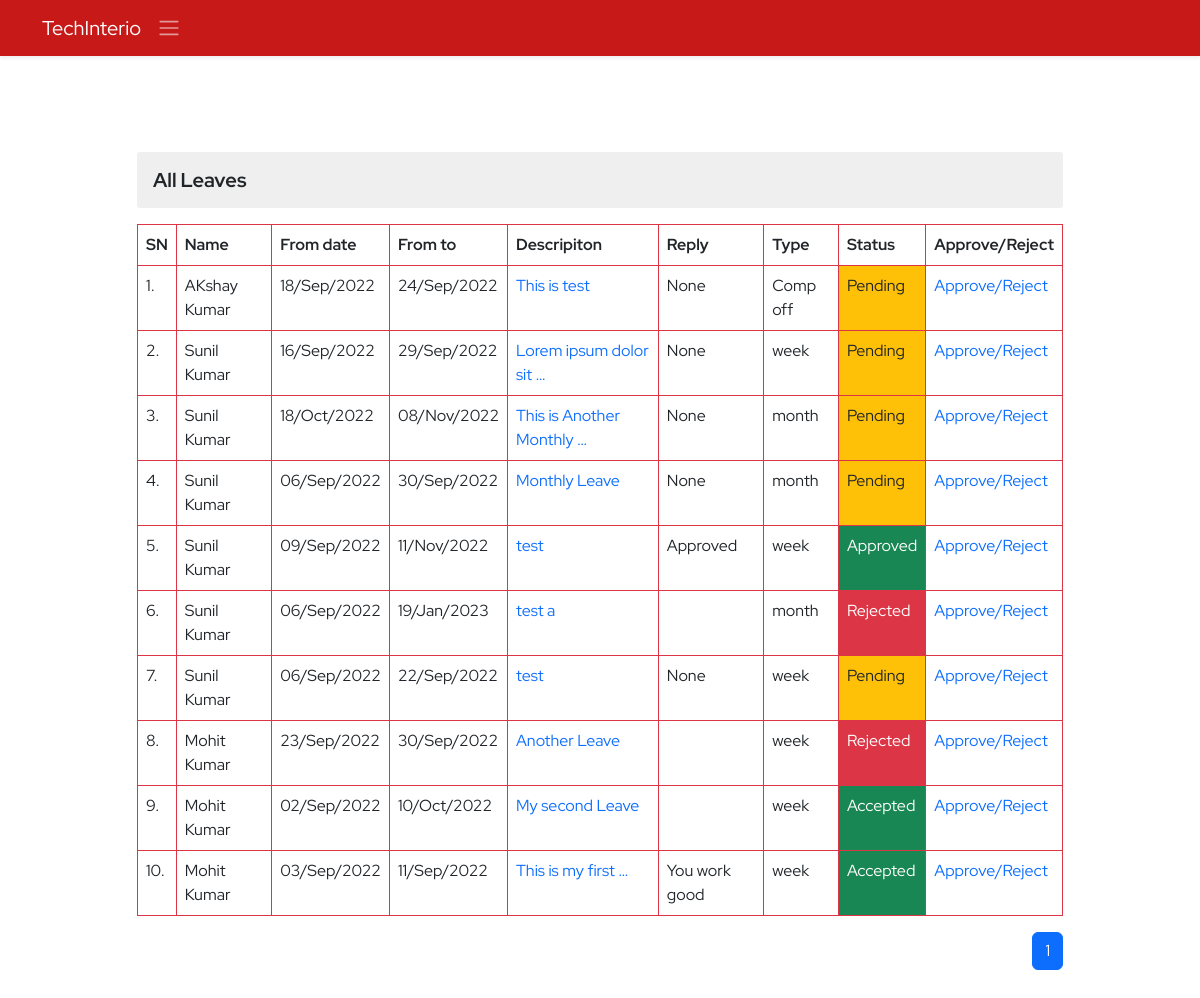
/ems/leaves/ (signed in), run on an earlier commit of the app's database.
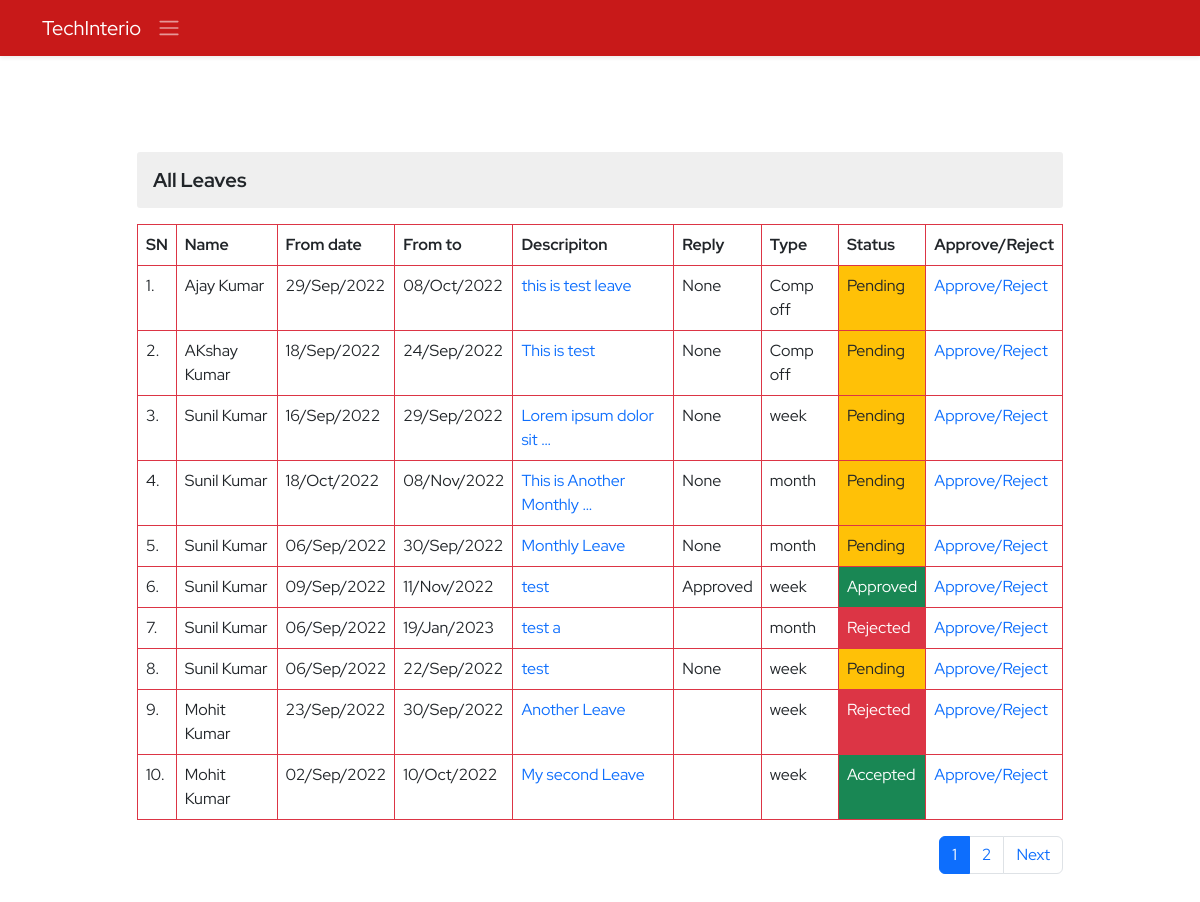
And on a later commit of the database.
### ems/models.py (models this page shows, shortened)
class Leave(models.Model):
    employee=models.ForeignKey(Employee,on_delete=models.CASCADE)
    date_from=models.DateField()
    date_to=models.DateField()
    description=models.CharField(max_length=150)
    type=models.CharField(max_length=70)
    reply=models.CharField(max_length=100,null=True,blank=True)
    status=models.CharField(max_length=20)
    created_at = models.DateTimeField(auto_now_add=True,blank=True,null=True)
    updated_at = models.DateTimeField(auto_now=True,blank=True,null=True)

class Employee(models.Model):
    empid=models.AutoField(primary_key=True)
    employeeid=models.IntegerField(unique=True, null=True, blank=True)
    user=models.OneToOneField(User,on_delete=models.CASCADE)
    name=models.CharField(max_length=50)
    father_name=models.CharField(max_length=50)
    mother_name=models.CharField(max_length=50,null=True,blank=True)
    avtar=models.ImageField(upload_to='employee_profile_images', blank=True , default='profile.jpg')
    dob=models.DateField()
    email=models.EmailField(max_length=100)
    mobile_no=models.IntegerField()
    emergency_mobile_no=models.IntegerField(null=True,blank=True)
    address=models.OneToOneField(Address, on_delete=models.CASCADE,blank=True, null=True,)
    designation=models.CharField(max_length=70,null=True, blank=True)
    role=models.ForeignKey(Role, on_delete=models.SET_NULL,blank=True, null=True,)
    department=models.ForeignKey(Department, on_delete=models.SET_NULL,blank=True, null=True,)
    joining_date=models.DateField(null=True, blank=True)
    status=models.CharField(max_length=15)
    @property
    def imageURL(self):
        try:
            url=self.avtar.url
        except:
            url=''
        return url

### ems/views.py (the view, shortened to what this page needs)
# urls.py: path('leaves/',dashboardLeaves,name='dashboard-leaves'),
@login_required()
def dashboardLeaves(request):
    context={}
    try:
        if not request.user.is_superuser:
            profile_obj=Employee.objects.get(user=request.user)
            context['profile']=profile_obj
        leaves=Leave.objects.all().order_by('-id')
        paginator=Paginator(leaves,10)
        page_no=request.GET.get('page')
        total_pages=paginator.page_range
        leavespages=paginator.get_page(page_no)
        context['leaves']=leavespages
        context['pages']=total_pages
    except Exception as e:
        print('Dashboard Leaves Exception : ',e)
    return render(request,'ems/dashboard_leaves.html',context)

### ems/templates/ems/dashboard_leaves.html (shortened to what this page needs)
{% extends './base.html' %}
{% block body %}
<div class="container py-4">
  <div class="row d-flex align-items-center justify-content-center " >
    <div class="col-lg-10 col-12 my-5">
      <h3 class="my-3 derpartment-title">All Leaves</h3>
      <table class="table table-bordered border-danger">
        <tr>
          <th>SN</th>
          <th>Name</th>
          <th>From date</th>
          <th>From to</th>
          <th>Descripiton</th>
          <th>Reply</th>
          <th>Type</th>
          <th>Status</th>
          <th>Approve/Reject</th>
        </tr>
        {% for leave in leaves %}
        <tr class="my-4">
          <td>{{forloop.counter}}.</td>
          <td>{{leave.employee.name}}</td>
          <td>{{leave.date_from | date:'d/M/Y'}}</td>
          <td>{{leave.date_to | date:'d/M/Y'}}</td>
          <td onclick="showDescription('{{leave.description}}')" class="text-primary">{{leave.description|truncatewords:4}}</td>
          <td>{{leave.reply}}</td>
          <td>{{leave.type}}</td>
          {% if leave.status == 'Pending' %}
          <td class="bg-warning text-dark">{{leave.status}}</td>
          {% elif leave.status == 'Rejected' %}
          <td class="text-white bg-danger">{{leave.status}}</td>
          {% else %}
          <td class="text-white bg-success">{{leave.status}}</td>
          {% endif %}
          <td><a href="" data-bs-toggle="modal" data-bs-target="#leavemodal"
              onclick="leave({{leave.id}})">Approve/Reject</a></td>
        </tr>
        {% endfor %}
      </table>
      <nav aria-label="Page navigation example">
        <ul class="pagination justify-content-end">
          {% if pages %}
          {% for p in pages %}
          {% if p == leaves.number %}
          <li class="page-item active" aria-current="page"><a class="page-link " href="?page={{p}}">{{p}}</a></li>
          {% else %}
          <li class="page-item "><a class="page-link" href="?page={{p}}">{{p}}</a></li>
          {% endif %}
          {% endfor %}
          {% endif %}
          {% if leaves.has_next %}
          <li class="page-item">
            <a class="page-link" href="?page={{leaves.next_page_number}}">Next</a>
          </li>
          {% endif %}
        </ul>
      </nav>
    </div>
  </div>
</div>
{% endblock body %}

What changed in the data, as far as the page shows it:
no longer on this page (row unchanged): Leave: employee.name "Mohit Kumar", date_from "03/Sep/2022", date_to "11/Sep/2022", description "This is my first …", reply "You work good", type "week", status "Accepted"
added Leave: employee.name "Ajay Kumar", date_from "29/Sep/2022", date_to "08/Oct/2022", description "this is test leave", reply "None", type "Comp off", status "Pending"
Also different on the page:
new list line: "2"
text now shown: "Next"
